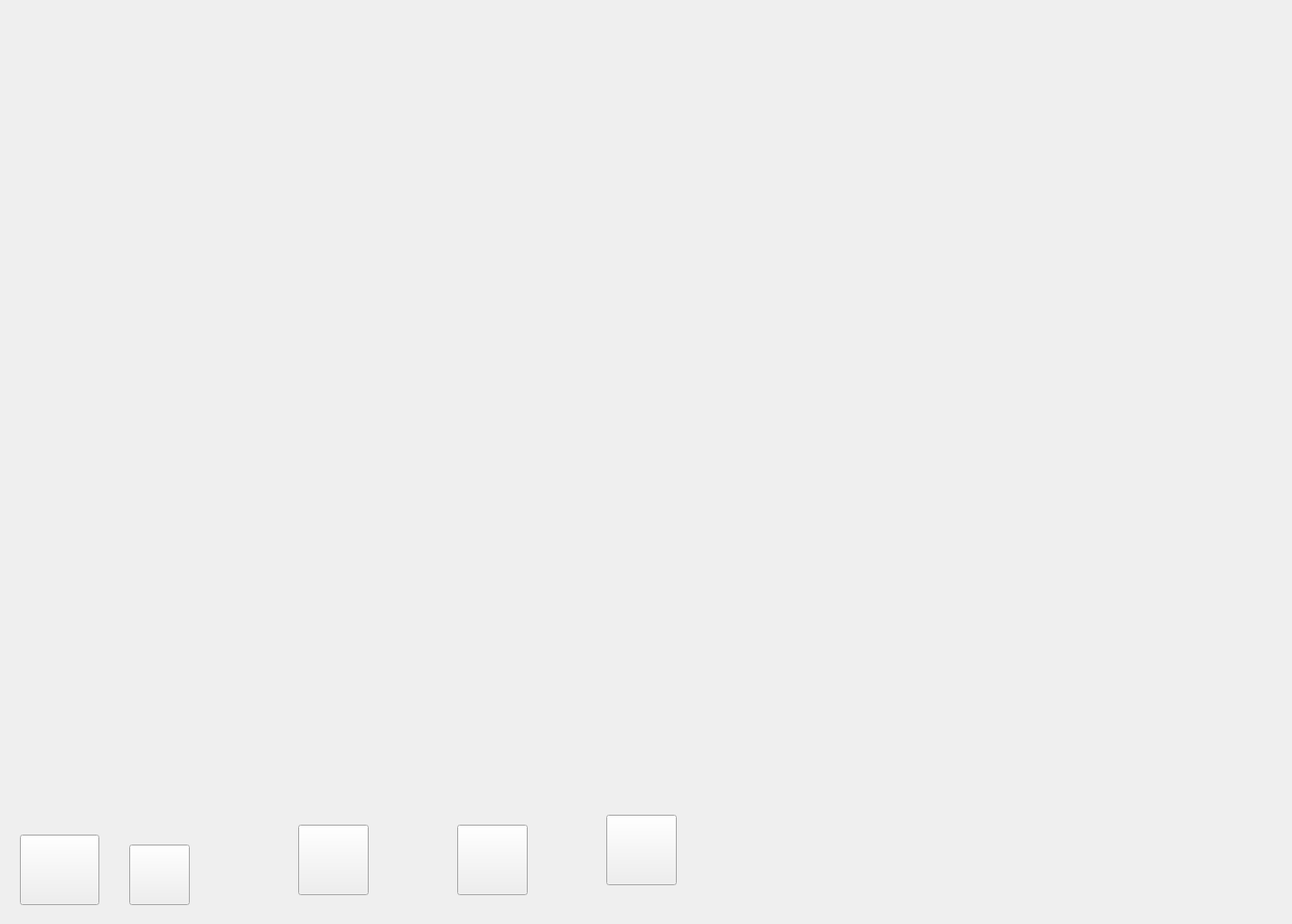
<?xml version="1.0" encoding="UTF-8"?>
<ui version="4.0">
 <class>MainWindow</class>
 <widget class="QMainWindow" name="MainWindow">
  <property name="geometry">
   <rect>
    <x>0</x>
    <y>0</y>
    <width>1300</width>
    <height>930</height>
   </rect>
  </property>
  <property name="windowTitle">
   <string>MainWindow</string>
  </property>
  <property name="styleSheet">
   <string notr="true">background-image:url(:/resource/main0.jpg)</string>
  </property>
  <widget class="QWidget" name="centralWidget">
   <widget class="QPushButton" name="pushButton">
    <property name="geometry">
     <rect>
      <x>460</x>
      <y>830</y>
      <width>71</width>
      <height>71</height>
     </rect>
    </property>
    <property name="styleSheet">
     <string notr="true">background-image:url(:/resource/button0.png)</string>
    </property>
    <property name="text">
     <string/>
    </property>
   </widget>
   <widget class="QPushButton" name="pushButton_2">
    <property name="geometry">
     <rect>
      <x>300</x>
      <y>830</y>
      <width>71</width>
      <height>71</height>
     </rect>
    </property>
    <property name="styleSheet">
     <string notr="true">background-image:url(:/resource/button1.png)</string>
    </property>
    <property name="text">
     <string/>
    </property>
   </widget>
   <widget class="QPushButton" name="pushButton_3">
    <property name="geometry">
     <rect>
      <x>610</x>
      <y>820</y>
      <width>71</width>
      <height>71</height>
     </rect>
    </property>
    <property name="styleSheet">
     <string notr="true">background-image:url(:/resource/button2.png)</string>
    </property>
    <property name="text">
     <string/>
    </property>
   </widget>
   <widget class="QPushButton" name="pushButton_4">
    <property name="geometry">
     <rect>
      <x>20</x>
      <y>840</y>
      <width>80</width>
      <height>71</height>
     </rect>
    </property>
    <property name="styleSheet">
     <string notr="true">background-image:url(:/resource/button3.png)</string>
    </property>
    <property name="text">
     <string/>
    </property>
   </widget>
   <widget class="QPushButton" name="pushButton_5">
    <property name="geometry">
     <rect>
      <x>130</x>
      <y>850</y>
      <width>61</width>
      <height>61</height>
     </rect>
    </property>
    <property name="styleSheet">
     <string notr="true">background-image:url(:/resource/button4.png)</string>
    </property>
    <property name="text">
     <string/>
    </property>
   </widget>
  </widget>
 </widget>
 <layoutdefault spacing="6" margin="11"/>
 <resources/>
 <connections/>
</ui>
